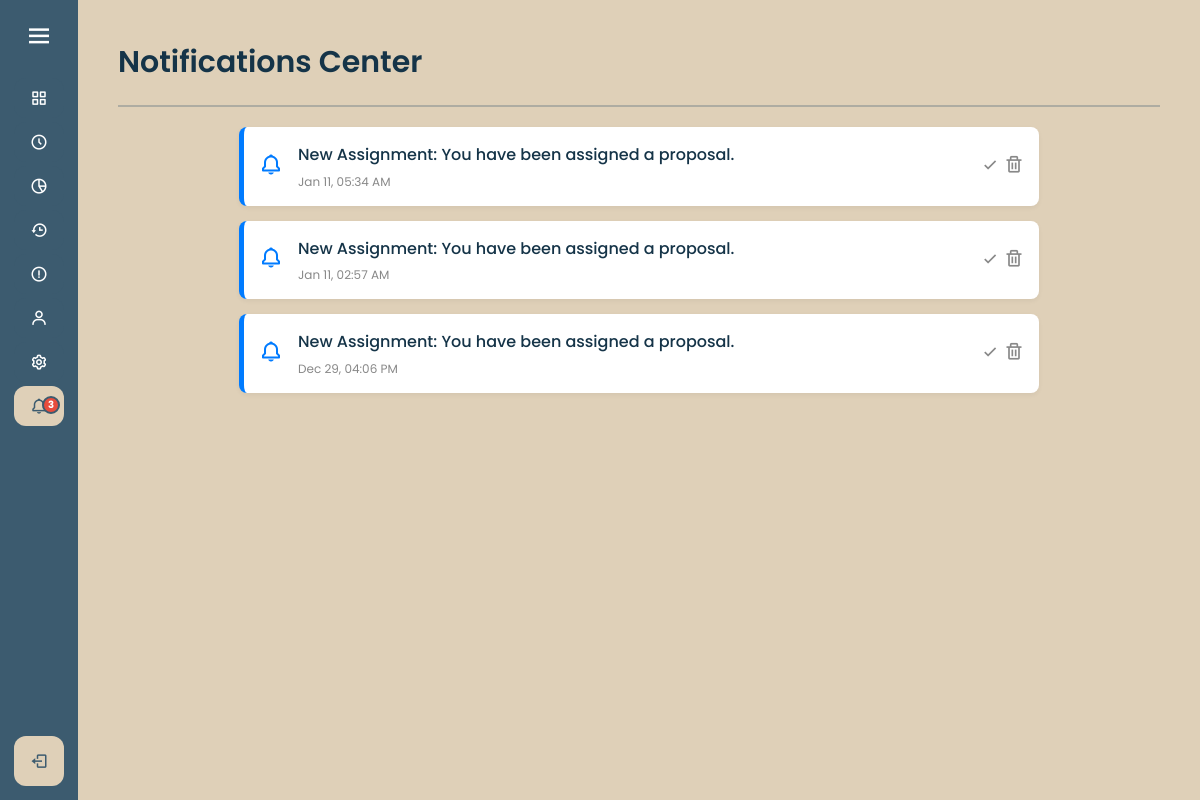
Screenshot of /notifications.php (signed in) with the database file from the repository.
### tables this page shows
CREATE TABLE `notifications` (
  `id` int(11) NOT NULL,
  `user_email` varchar(255) NOT NULL,
  `message` text NOT NULL,
  `is_read` tinyint(1) DEFAULT 0,
  `created_at` timestamp NOT NULL DEFAULT current_timestamp(),
  `type` enum('info','alert','success','warning') DEFAULT 'info'
);

### notifications.php (the view, shortened to what this page needs)
<?php
require 'config.php';
$email = $_SESSION['email'];
$stmt = $conn->prepare("SELECT * FROM notifications WHERE user_email = ? ORDER BY created_at DESC");
$stmt->bind_param("s", $email);
$stmt->execute();
$result = $stmt->get_result();
?>
<!DOCTYPE html>
<html lang="en">
<head>
    <link rel="stylesheet" href="styling/style.css">
    <link href="https://unpkg.com/boxicons@2.1.4/css/boxicons.min.css" rel="stylesheet">
</head>
<body>
    <?php include 'sidebar.php'; ?>
    <section class="home-section">
        <div class="welcome-text">Notifications Center</div>
        <hr style="border: 1px solid #3C5B6F; opacity: 0.3; margin: 20px 0;">
        <div class="notif-container">
            <?php if ($result->num_rows > 0): ?>
                <?php while ($row = $result->fetch_assoc()): ?>
                    <?php
                        $is_appeal = stripos($row['message'], 'appeal') !== false;
                        $card_class = $is_appeal ? 'appeal' : '';
                        $icon = $is_appeal ? 'bx-error-circle' : 'bx-bell';
                    ?>
                    <div class="notif-card <?= $card_class ?>">
                        <div class="notif-icon">
                            <i class='bx <?= $icon ?>'></i>
                        </div>
                        <div class="notif-content">
                            <p class="notif-msg"><?= htmlspecialchars($row['message']) ?></p>
                            <span class="notif-time">
                                <?= date('M d, h:i A', strtotime($row['created_at'])) ?>
                            </span>
                        </div>
                        <div class="notif-actions">
                            <form method="POST">
                                <?php if ($row['is_read'] == 0): ?>
                                    <button type="submit" name="mark_read" class="btn-icon" title="Mark as Read">
                                        <i class='bx bx-check'></i>
                                    </button>
                                <?php endif; ?>
                                <button type="submit" name="delete_notif" class="btn-icon delete" title="Delete">
                                    <i class='bx bx-trash'></i>
                                </button>
                            </form>
                        </div>
                    </div>
                <?php endwhile; ?>
            <?php endif; ?>
        </div>
    </section>
</body>
</html>

### styling/style.css (style rules this page uses)
* { margin: 0; padding: 0; box-sizing: border-box; font-family: "Poppins", sans-serif; }
body { background-color: #DFD0B8; }
.home-section { position: relative; background-color: #DFD0B8; min-height: 100vh; top: 0; left: 78px; width: calc(100% - 78px); transition: all 0.5s ease; z-index: 1; padding: 40px; color: #153448; }
.home-section .welcome-text { color: #153448; font-size: 30px; font-weight: 600; margin-bottom: 10px; display: flex; align-items: center; gap: 10px; }
.home-section p, .home-section li, .home-section td, .home-section label { color: #153448; font-size: 16px; line-height: 1.6; }
.notif-container { max-width: 800px; margin: 0 auto; }
.notif-card { display: flex; background: #fff; border-radius: 8px; padding: 15px; margin-bottom: 15px; border-left: 5px solid #007bff; box-shadow: 0 2px 5px rgba(0,0,0,0.05); align-items: center; transition: transform 0.2s; }
.notif-icon { font-size: 24px; margin-right: 15px; color: #007bff; }
.notif-content { flex: 1; }
.notif-msg { margin: 0; font-size: 15px; color: #333; font-weight: 500; }
.notif-time { font-size: 12px; color: #888; display: block; margin-top: 5px; }
.notif-actions { display: flex; gap: 10px; }
.btn-icon { background: none; border: none; cursor: pointer; font-size: 20px; color: #888; transition: 0.3s; }

### rows the page displays
notifications: message "New Assignment: You have been assigned a proposal.", created_at "Jan 11, 05:34 AM", is_read 0 (drawn)
notifications: message "New Assignment: You have been assigned a proposal.", created_at "Jan 11, 02:57 AM", is_read 0 (drawn)
notifications: message "New Assignment: You have been assigned a proposal.", created_at "Dec 29, 04:06 PM", is_read 0 (drawn)

### other values shown
$unread_count "3"
